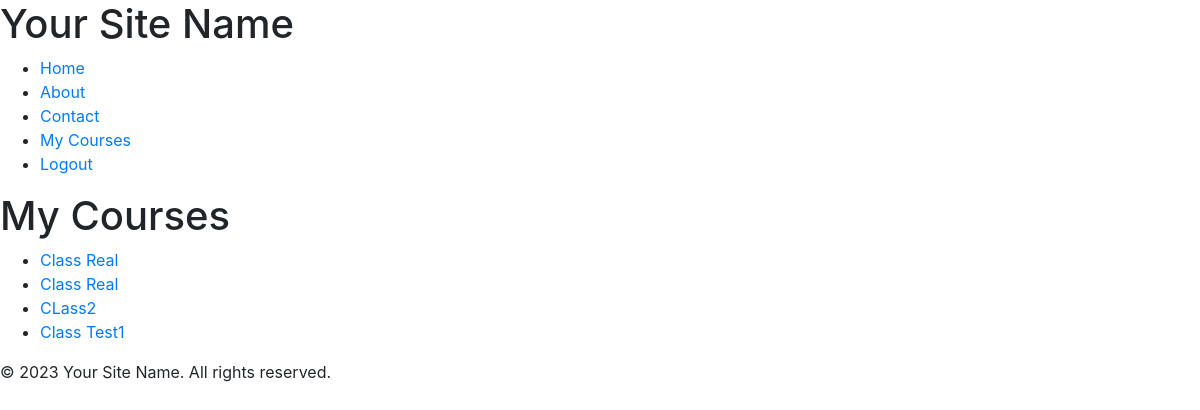
The app's page /courses/my_courses/ (signed in) with its own data.
### courses/models.py (models this page shows, shortened)
class Enrollment(models.Model):
    student = models.ForeignKey(settings.AUTH_USER_MODEL, on_delete=models.CASCADE, related_name='enrollments')
    course = models.ForeignKey(Course, on_delete=models.CASCADE, related_name='enrollments')
    enrolled_on = models.DateTimeField(auto_now_add=True)

class Course(models.Model):
    name = models.CharField(max_length=200, db_index=True)
    description = models.TextField(blank=True, null=True)
    teacher = models.ForeignKey('teachers.Teacher', on_delete=models.CASCADE, default=default_teacher)  # Updated this line
    students = models.ManyToManyField(CustomUser, related_name="courses_enrolled", blank=True)

### courses/views.py (the view)
# urls.py: path('my_courses/', views.my_courses, name='my_courses'),
@login_required
def my_courses(request):
    enrollments = Enrollment.objects.filter(student=request.user)
    return render(request, 'courses/my_courses.html', {'enrollments': enrollments})

### courses/templates/courses/my_courses.html
{% extends "base.html" %}
{% block content %}
<h1>My Courses</h1>
<ul>
    {% for enrollment in enrollments %}
        <li>
            <a href="{% url 'courses:course_detail' enrollment.course.id %}">
                {{ enrollment.course.name }}
            </a>
        </li>
    {% endfor %}
</ul>
{% endblock %}

### records on screen
Enrollment: course.name "Class Real"
Enrollment: course.name "Class Real"
Enrollment: course.name "CLass2"
Enrollment: course.name "Class Test1"
